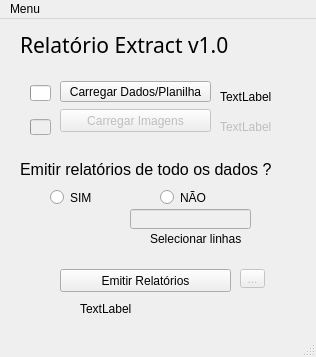
<?xml version="1.0" encoding="UTF-8"?>
<ui version="4.0">
 <class>MainWindow</class>
 <widget class="QMainWindow" name="MainWindow">
  <property name="enabled">
   <bool>true</bool>
  </property>
  <property name="geometry">
   <rect>
    <x>0</x>
    <y>0</y>
    <width>316</width>
    <height>357</height>
   </rect>
  </property>
  <property name="windowTitle">
   <string>Relatório Extract v1.0</string>
  </property>
  <widget class="QWidget" name="centralwidget">
   <widget class="QPushButton" name="Bdados">
    <property name="geometry">
     <rect>
      <x>60</x>
      <y>62</y>
      <width>151</width>
      <height>21</height>
     </rect>
    </property>
    <property name="text">
     <string>Carregar Dados/Planilha</string>
    </property>
   </widget>
   <widget class="QPushButton" name="Bimagens">
    <property name="enabled">
     <bool>false</bool>
    </property>
    <property name="geometry">
     <rect>
      <x>60</x>
      <y>90</y>
      <width>151</width>
      <height>23</height>
     </rect>
    </property>
    <property name="text">
     <string>Carregar Imagens</string>
    </property>
   </widget>
   <widget class="QLabel" name="label">
    <property name="geometry">
     <rect>
      <x>20</x>
      <y>130</y>
      <width>281</width>
      <height>41</height>
     </rect>
    </property>
    <property name="font">
     <font>
      <pointsize>12</pointsize>
     </font>
    </property>
    <property name="text">
     <string>Emitir relatórios de todo os dados ?</string>
    </property>
   </widget>
   <widget class="QRadioButton" name="Ssim">
    <property name="geometry">
     <rect>
      <x>50</x>
      <y>170</y>
      <width>61</width>
      <height>17</height>
     </rect>
    </property>
    <property name="text">
     <string>SIM</string>
    </property>
   </widget>
   <widget class="QRadioButton" name="Snao">
    <property name="geometry">
     <rect>
      <x>160</x>
      <y>170</y>
      <width>82</width>
      <height>17</height>
     </rect>
    </property>
    <property name="text">
     <string>NÃO</string>
    </property>
   </widget>
   <widget class="QLineEdit" name="Tlinha">
    <property name="enabled">
     <bool>false</bool>
    </property>
    <property name="geometry">
     <rect>
      <x>130</x>
      <y>190</y>
      <width>121</width>
      <height>20</height>
     </rect>
    </property>
    <property name="toolTip">
     <string comment="555" extracomment="- para selcionar o range e ; para valores individuais EX.: 1 - 5 (1 a 5) | 1;3;5 (linhas 1 3 5 serão emitidas)">- para selcionar o range e ; para valores individuais EX.: 1 - 5 (1 a 5) | 1;3;5 (linhas 1 3 5 serão emitidas)</string>
    </property>
   </widget>
   <widget class="QLabel" name="label_2">
    <property name="geometry">
     <rect>
      <x>150</x>
      <y>210</y>
      <width>91</width>
      <height>20</height>
     </rect>
    </property>
    <property name="text">
     <string>Selecionar linhas</string>
    </property>
   </widget>
   <widget class="QLabel" name="Status_dados">
    <property name="geometry">
     <rect>
      <x>220</x>
      <y>70</y>
      <width>91</width>
      <height>16</height>
     </rect>
    </property>
    <property name="text">
     <string>TextLabel</string>
    </property>
   </widget>
   <widget class="QLabel" name="Status_imagens">
    <property name="enabled">
     <bool>false</bool>
    </property>
    <property name="geometry">
     <rect>
      <x>220</x>
      <y>100</y>
      <width>101</width>
      <height>16</height>
     </rect>
    </property>
    <property name="text">
     <string>TextLabel</string>
    </property>
   </widget>
   <widget class="QLabel" name="label_5">
    <property name="geometry">
     <rect>
      <x>20</x>
      <y>10</y>
      <width>271</width>
      <height>31</height>
     </rect>
    </property>
    <property name="font">
     <font>
      <family>Cascadia Code</family>
      <pointsize>16</pointsize>
      <weight>50</weight>
      <italic>false</italic>
      <bold>false</bold>
     </font>
    </property>
    <property name="text">
     <string>Relatório Extract v1.0</string>
    </property>
   </widget>
   <widget class="QPushButton" name="Bemissao">
    <property name="geometry">
     <rect>
      <x>60</x>
      <y>250</y>
      <width>171</width>
      <height>23</height>
     </rect>
    </property>
    <property name="text">
     <string>Emitir Relatórios</string>
    </property>
   </widget>
   <widget class="QLabel" name="Status_emissao">
    <property name="geometry">
     <rect>
      <x>80</x>
      <y>280</y>
      <width>151</width>
      <height>20</height>
     </rect>
    </property>
    <property name="text">
     <string>TextLabel</string>
    </property>
   </widget>
   <widget class="QProgressBar" name="Bardados">
    <property name="geometry">
     <rect>
      <x>30</x>
      <y>66</y>
      <width>21</width>
      <height>16</height>
     </rect>
    </property>
    <property name="value">
     <number>0</number>
    </property>
    <property name="textVisible">
     <bool>false</bool>
    </property>
   </widget>
   <widget class="QProgressBar" name="Barimagens">
    <property name="enabled">
     <bool>false</bool>
    </property>
    <property name="geometry">
     <rect>
      <x>30</x>
      <y>100</y>
      <width>21</width>
      <height>16</height>
     </rect>
    </property>
    <property name="value">
     <number>0</number>
    </property>
    <property name="textVisible">
     <bool>false</bool>
    </property>
   </widget>
   <widget class="QToolButton" name="Bconfig">
    <property name="enabled">
     <bool>false</bool>
    </property>
    <property name="geometry">
     <rect>
      <x>240</x>
      <y>250</y>
      <width>25</width>
      <height>19</height>
     </rect>
    </property>
    <property name="toolTip">
     <string>Fast Config</string>
    </property>
    <property name="text">
     <string>...</string>
    </property>
   </widget>
  </widget>
  <widget class="QMenuBar" name="menubar">
   <property name="geometry">
    <rect>
     <x>0</x>
     <y>0</y>
     <width>316</width>
     <height>21</height>
    </rect>
   </property>
   <widget class="QMenu" name="menuMenu">
    <property name="title">
     <string>Menu</string>
    </property>
    <addaction name="menuConfig"/>
   </widget>
   <addaction name="menuMenu"/>
  </widget>
  <widget class="QStatusBar" name="statusbar"/>
  <action name="menuConfig">
   <property name="text">
    <string>Configurações</string>
   </property>
  </action>
 </widget>
 <resources/>
 <connections/>
</ui>
